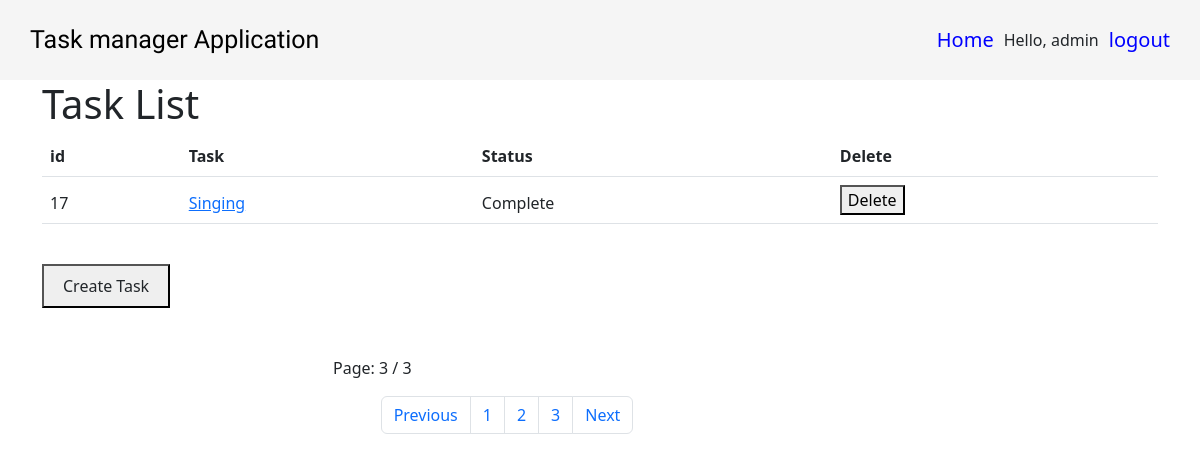
Screenshot of /task_list/?page=3 (signed in) with the database file from the repository.
### Task/models.py (models this page shows, shortened)
class Task(models.Model):
    task_name = models.CharField(max_length=255)
    owner = models.ForeignKey(User,on_delete=models.CASCADE)
    status= models.IntegerField(choices=Status.choices)
    created_at=models.DateTimeField(auto_now=True)
    updated_at=models.DateTimeField(auto_now=True)

### Task/views.py (the view)
# urls.py: path('task_list/',views.task_list,name='task_list'),
@login_required(login_url='login')
def task_list(request):
    id=request.user.id
    get_task=Task.objects.filter(owner =id)
    page=Paginator(get_task,4)
    page_list = request.GET.get('page')
    page=page.get_page(page_list)
    context={'page':page}
    return render (request,'task_list.html',context)

### Task/templates/task_list.html (shortened to what this page needs)
{% extends "base.html"%}
{% block maincode %}
<!DOCTYPE html>
<html>
<head>
  <link href="https://cdn.jsdelivr.net/npm/bootstrap@5.3.0-alpha3/dist/css/bootstrap.min.css" rel="stylesheet"
>
  <table class="table">
    <thead>
      <tr>
        <th scope="col">id</th>
        <th scope="col">Task</th>
        <th scope="col">Status</th>
        <th scope="col">Delete</th>
        <h1>Task List</h1>
      </tr>
      {% for x in page %}
      <tr>
        <td>{{x.id}}</td>
        <td><a href="{% url 'task_detail' x.id %}"'>{{x.task_name}}</a></td>
        {% if x.status == 1 %}
        <td>Complete</td>
        {% else %}
        <td>InComplete</td>
        {% endif %}
        <td>
          {% if perms.info.view_tasks %}
          <a href="{% url 'delete' x.id %}"><button>Delete</button></a>
          {% else %}
          <p>Only Admin Can Delete</p>
          {% endif %}
        </td>
      </tr>
      {% endfor %}
  </table>
  <br>
  <button><a class="btn" href="{% url 'create_task'%}">Create Task</a></button>
  <div class="container">
    <div class="row my-5">
      <div class="col-md-4 offset-md-3">
        <p> Page: {{page.number}} / {{page.paginator.num_pages}}</p>
        <nav aria-label="Page navigation example">
          <ul class="pagination justify-content-center">
            <li class="page-item ">
              {% if page.has_previous %}
              <a class="page-link" href="{% url 'task_list' %}?page={{ page.previous_page_number }}"
                tabindex="-1">Previous</a>
              {% else %}
              <a class="page-link" tabindex="-1">Previous</a>
              {% endif %}
            </li>
            <li class="page-item "><a class="page-link" href="#">1</a></li>
            <li class="page-item "><a class="page-link" href="#">2</a></li>
            <li class="page-item "><a class="page-link" href="#">3</a></li>
            <li class="page-item">
              {% if page.has_next %}
              <a class="page-link" href="{% url 'task_list' %}?page={{ page.next_page_number }}">Next</a>
              {% else %}
              <a class="page-link" tabindex="-1">Next</a>
              {% endif %}
            </li>
          </ul>
        </nav>
      </div>
    </div>
  </div>
</head>
{% endblock %}

### Task/templates/base.html (shortened to what this page needs)
<!DOCTYPE html>
<html lang="en">
<head>
    <link rel="stylesheet" href="https://cdnjs.cloudflare.com/ajax/libs/font-awesome/5.15.3/css/all.min.css">
</head>
<body>
    <header class="header">
        <a href="#" class="logo">Task manager Application</a>
        <nav class="nav-items">
            <a class="ho" href="{% url 'home' %}">Home</a>
            <span class="hello-msg">Hello, {{request.user}}</span>
            <a href="{% url 'logout' %}">logout</a>
        </nav>
    </header>
    <div class="container">
        {% block maincode %}
        {% endblock %}
    </div>
</body>
</html>

### Task/templates/base.html (style rules this page uses)
body { margin: 0; box-sizing: border-box; }
.header { display: flex; justify-content: space-between; align-items: center; background-color: #f5f5f5; }
.header .logo { font-size: 25px; font-family: 'Sriracha', cursive; color: #000; text-decoration: none; margin-left: 30px; }
.nav-items { display: flex; justify-content: space-around; align-items: center; background-color: #f5f5f5; margin-right: 20px; }
.nav-items a { text-decoration: none; font-size: 20px; color: blue; padding: 25px 10px; }

### Task/templates/task_list.html (style rules this page uses)
.btn { background-color: #4CAF50; border: none; color: white; padding: 15px 32px; text-align: center; text-decoration: none; display: inline-block; font-size: 16px; }

### rows the page displays
Task: id "17", task_name "Singing", status "Complete"

### other values shown
{{ request.user }} "admin"
{{ page.number }} "3"
{{ page.paginator.num_pages }} "3"
